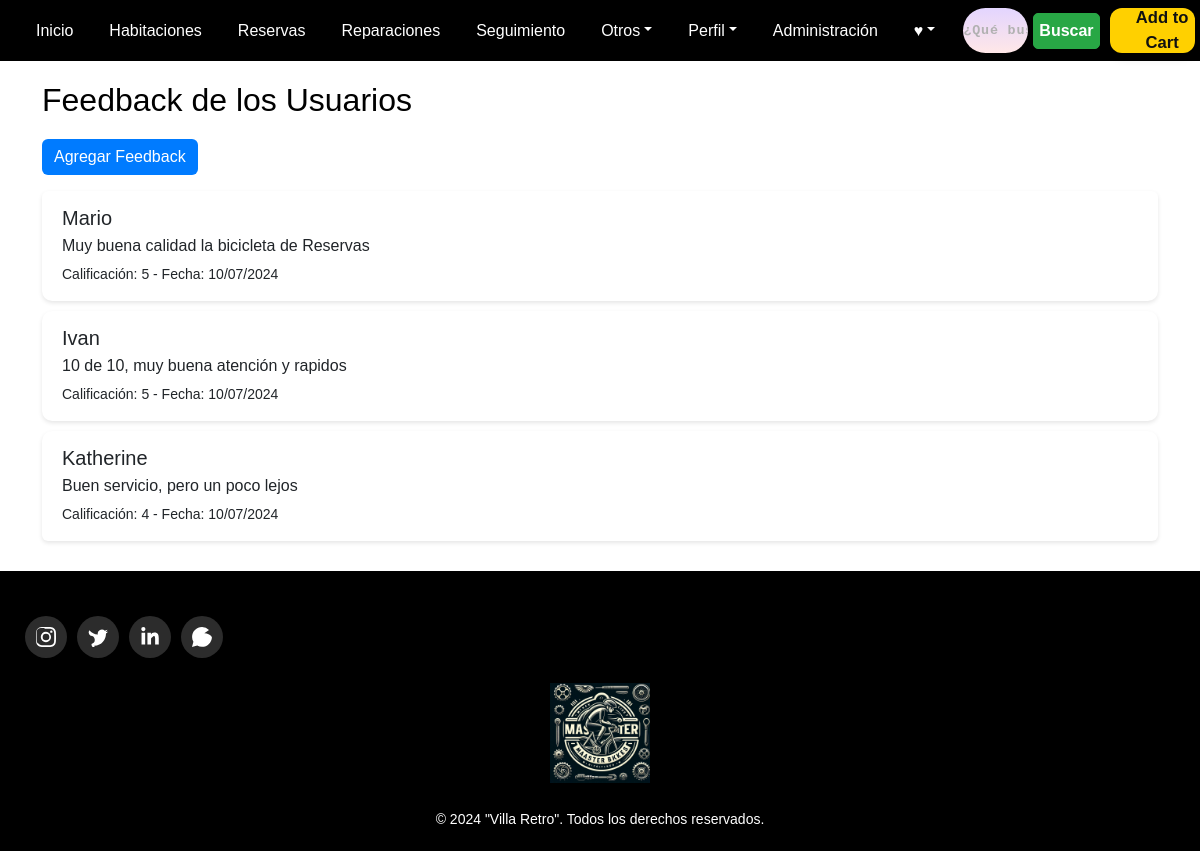
The app's page /feedback/ (signed in) with its own data.
### masterbikes/models.py (models this page shows, shortened)
class Feedback(models.Model):
    usuario = models.ForeignKey(User, on_delete=models.CASCADE)
    comentario = models.TextField()
    calificacion = models.IntegerField(choices=[(i, i) for i in range(1, 6)])
    fecha = models.DateTimeField(auto_now_add=True)

### masterbikes/views.py (the view)
# urls.py: path('feedback/', views.feedback_list, name='feedback_list'),
@login_required
def feedback_list(request):
    feedbacks = Feedback.objects.all()
    return render(request, 'masterbikes/Crud/feedback_list.html', {'feedbacks': feedbacks})

### masterbikes/Templates/masterbikes/Crud/feedback_list.html (shortened to what this page needs)
{% load static %}
<!DOCTYPE html>
<html lang="es">
<head>
    {% load bootstrap5 %}
    {% bootstrap_css %}
    <link rel="stylesheet" href="{% static 'css/styles.css' %}">
    <link rel="stylesheet" href="{% static 'css/stylesIncludes.css' %}">
</head>
<body>
    {% include 'masterbikes/includes/header.html' %}
    <main class="main">
        <div class="container">
            <h2>Feedback de los Usuarios</h2>
            <a href="{% url 'feedback_create' %}" class="btn btn-primary mb-3">Agregar Feedback</a>
            <div class="list-group">
                {% for feedback in feedbacks %}
                <div class="list-group-item">
                    <h5 class="mb-1">{{ feedback.usuario.username }}</h5>
                    <p class="mb-1">{{ feedback.comentario }}</p>
                    <small>Calificación: {{ feedback.calificacion }} - Fecha: {{ feedback.fecha|date:"d/m/Y" }}</small>
                </div>
                {% endfor %}
            </div>
        </div>
    </main>
    {% include 'masterbikes/includes/footer.html' %}
</body>
</html>

### masterbikes/Static/css/styles.css (style rules this page uses)
body { background-color: #f0f8ff; font-family: 'Arial', sans-serif; }
.main { padding: 20px; background-color: #ffffff; }
.btn-primary { background-color: #007bff; border-color: #007bff; }
h2 { font-size: 2rem; margin-bottom: 20px; color: #000000; }
.btn-primary { background-color: #007bff; border: none; }
.list-group-item { border: none; padding: 15px 20px; margin-bottom: 10px; border-radius: 10px; background-color: #fff; box-shadow: 0 2px 4px rgba(0, 0, 0, 0.1); }

### records on screen
Feedback: usuario.username "Mario", comentario "Muy buena calidad la bicicleta de Reservas", calificacion "5", fecha "10/07/2024"
Feedback: usuario.username "Ivan", comentario "10 de 10, muy buena atención y rapidos", calificacion "5", fecha "10/07/2024"
Feedback: usuario.username "Katherine", comentario "Buen servicio, pero un poco lejos", calificacion "4", fecha "10/07/2024"
